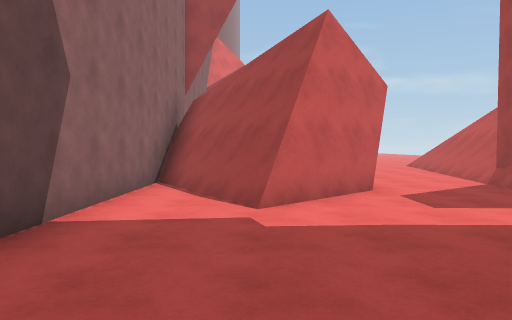
view 1 (above)

24 first-person views from a walk through a Unity game level. The camera is 1.5 m above the floor, tilts 2° down and sees 70° across. The floor is counted in squares, 2 m on a side. Each view is taken from the middle of a square. On the plan, view 1 faces up. The plan holds only what a view shows up to about 11 squares ahead; the rest is blank. The place goes on beyond the plan.

view 2
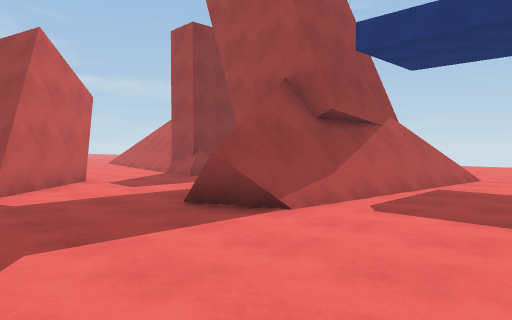

view 3
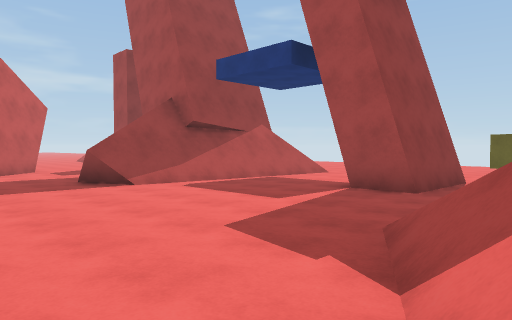

view 4
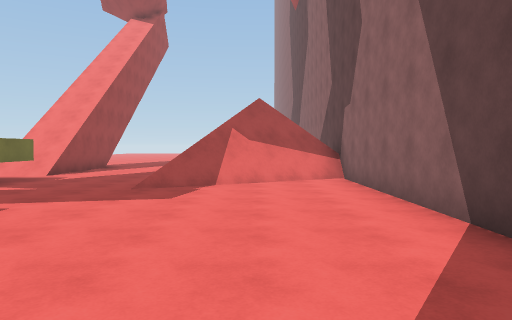

view 5
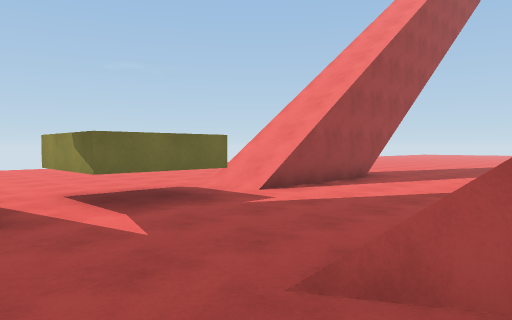

view 6
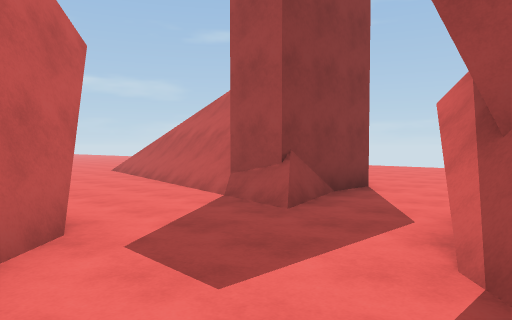

view 7
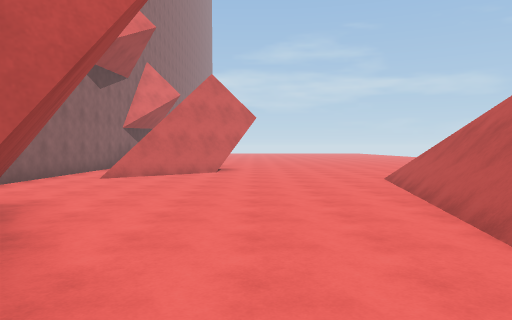

view 8
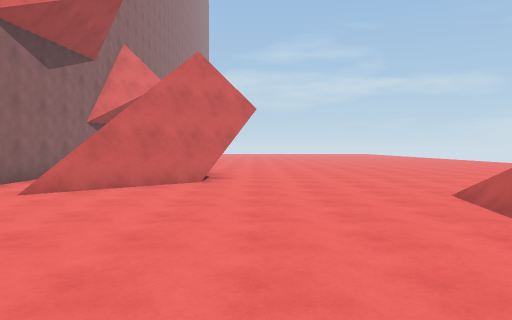

view 9
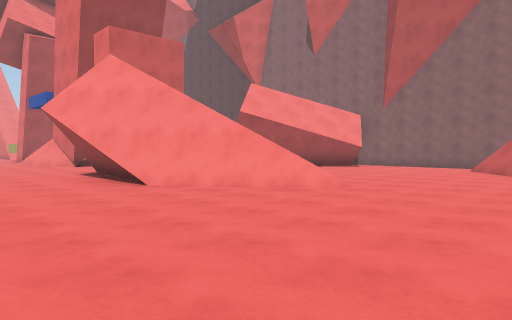

view 10
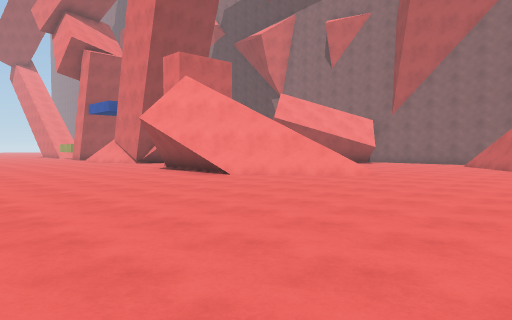

view 11
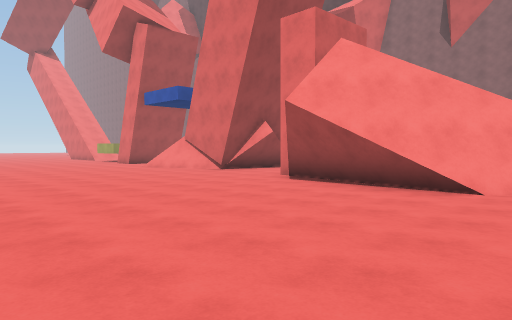

view 12
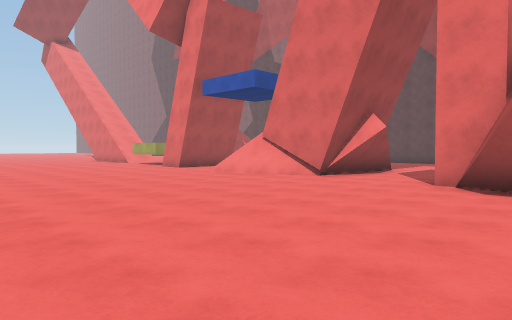

view 13
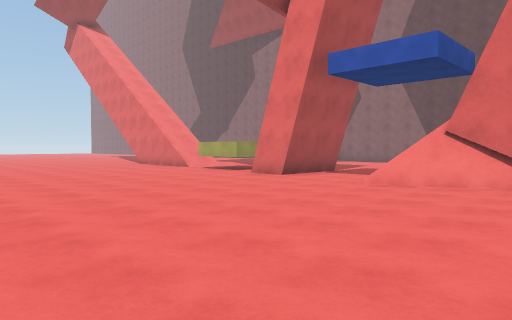

view 14
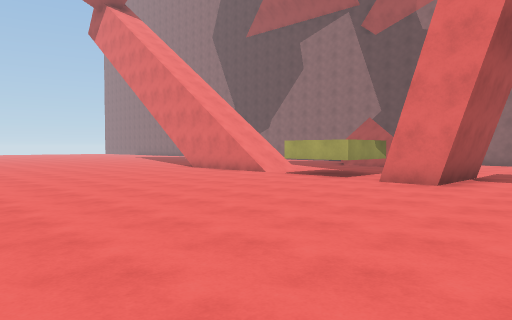

view 15
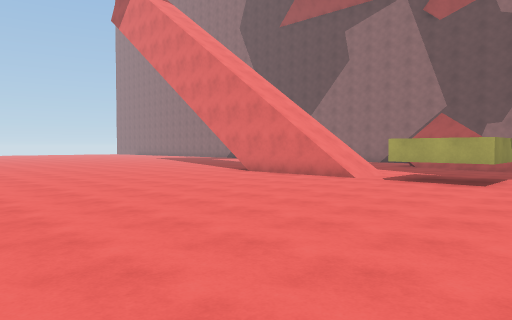

view 16
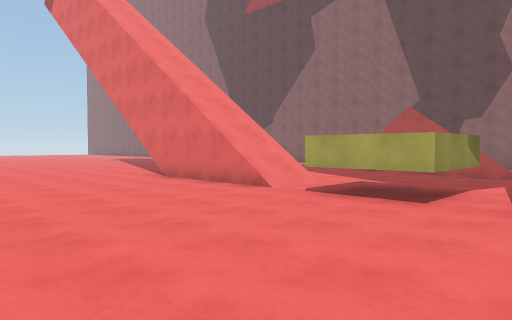

view 17
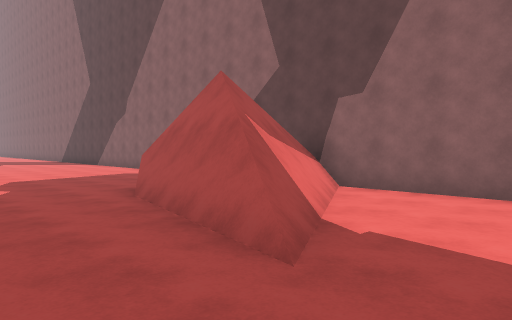

view 18
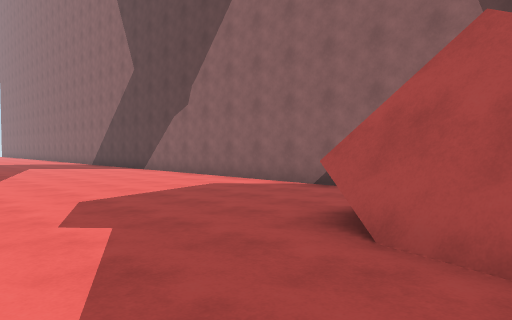

view 19
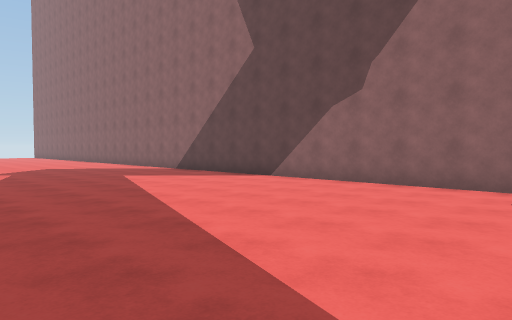

view 20
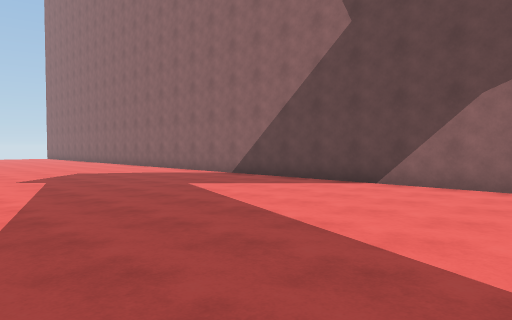

view 21
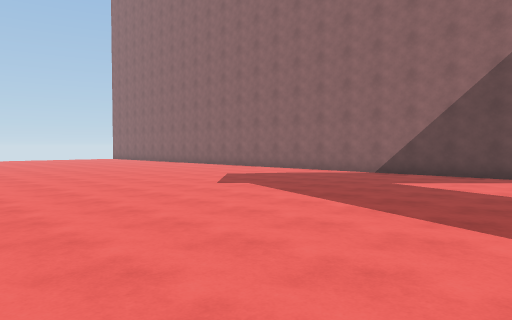

view 22
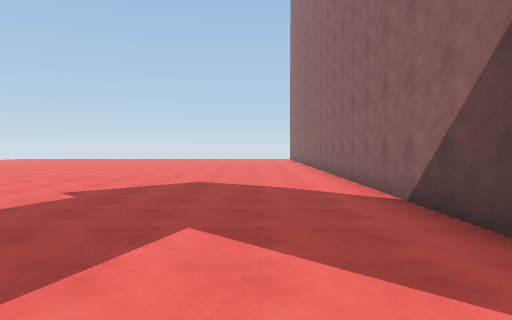

view 23
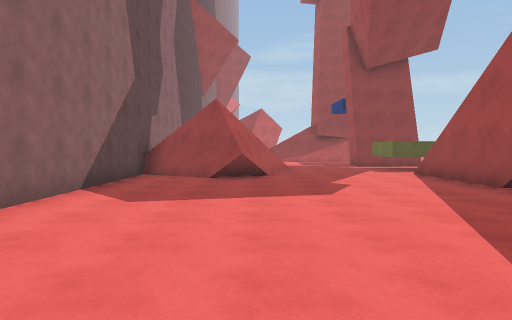

view 24
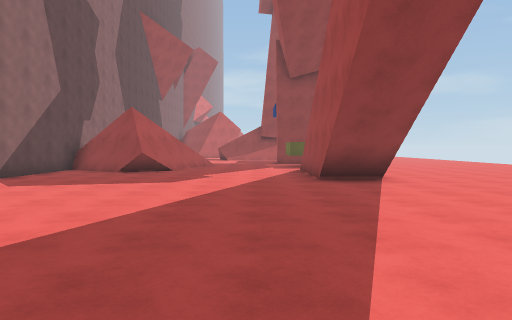

### Floor plan
Key: @ floor where view 1 was taken; # wall or solid block; . floor; / step, stairs or slope; = window, fence, low wall or low ledge; T thing the floor can be seen under or through.
Columns run from 3 left of view 1 to 15 right of it. Each row starts with its distance up from view 1.
 19 #     ........ .. .
 18 #   ##............
 17 #. ##..............
 16 #.##...............
 15 #.=...............
 14 #........#........
 13  ........##........
 12   .......###......
 11   .#.....###.......
 10    #.....###.......
  9  # ##...####.......
  8 #####...####......
  7 #.# ##..####.......
  6 #.###..............
  5 #..#..............
  4 #......###.........
  3 #.....## ##.......
  2  ....###  #........
  1   ....######.......
  0  ..@...............
 -1 #.................
 -2 #..................
 -3 #.......###........
 -4 #.................
 -5 #...#/...TT........
 -6 #..##/...TT........
 -7 #####.............
 -8 #####....//.......
 -9 #..##....//.......
-10 #........//.......
-11 #........//.......
-12 #........//......
-13 #................
-14 #................
-15 #................
-16 #.......... .. ..
-17 #.........
-18 #......... .
-19 #..........
-20 #...........
-21 #...........
-22 #..........
-23 #..........
-24 #..........
-25 #..........
-26 #..........
-27 #.........

Where each view was taken, in squares from view 1:
view 1: 0 up, 0 right, facing up
view 2: 2 down, 1 left, facing up-right
view 3: 6 down, 1 left, facing up-right
view 4: 2 up, 0 right, facing down
view 5: 3 down, 1 right, facing down-right
view 6: 3 up, 1 right, facing up-right
view 7: 6 up, 3 right, facing up
view 8: 9 up, 3 right, facing up
view 9: 18 up, 12 right, facing down-left
view 10: 19 up, 15 right, facing down-left
view 11: 13 up, 15 right, facing down-left
view 12: 9 up, 15 right, facing down-left
view 13: 4 up, 15 right, facing down-left
view 14: 0 up, 15 right, facing down-left
view 15: 3 down, 15 right, facing down-left
view 16: 3 down, 12 right, facing down-left
view 17: 3 down, 4 right, facing down-left
view 18: 7 down, 4 right, facing down-left
view 19: 12 down, 5 right, facing down-left
view 20: 15 down, 5 right, facing down-left
view 21: 18 down, 8 right, facing down-left
view 22: 18 down, 0 right, facing down
view 23: 18 down, 1 right, facing up
view 24: 20 down, 4 right, facing up
